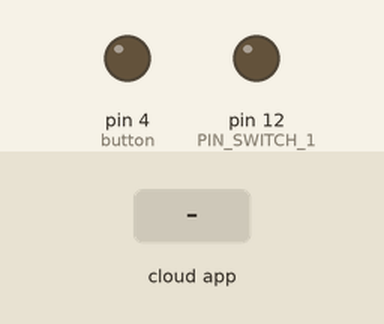
Simulated run of this sketch. Board: Arduino Uno, built with avr-gcc and run on an emulated ATmega328P. Shown: output pins drawn as LEDs (lit = HIGH). The inputs (shaded band) are chosen by the test bench. The RemoteXY app is connected.

Above: at 1.2 s.
1.3 s: the phone or cloud app sets switch_1 to 1
At 1.8 s:
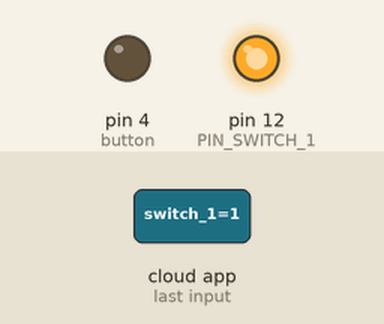
2.8 s: the phone or cloud app sets switch_1 to 0
At 4.2 s:
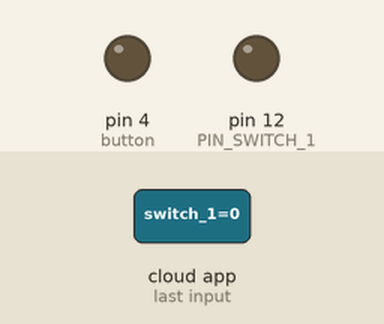
Timing chart, 0 to 5.8 s (numbered marks = the images above; inputs shaded):
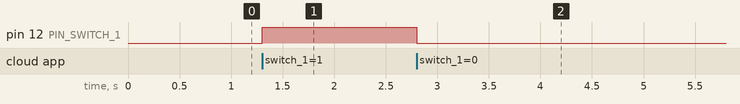

Measured:
- after the input at 1.3 s, pin 12 (PIN_SWITCH_1): LOW → HIGH at once
- after the input at 2.8 s, pin 12 (PIN_SWITCH_1): HIGH → LOW at once

The sketch:

RemoteXY_bluetooth_2.ino
```cpp
// (licence header left out)
//////////////////////////////////////////////
//        RemoteXY include library          //
//////////////////////////////////////////////

// RemoteXY select connection mode and include library
#define REMOTEXY_MODE__SOFTSERIAL
#include <SoftwareSerial.h>

#include <RemoteXY.h>

// RemoteXY connection settings
#define REMOTEXY_SERIAL_RX 2
#define REMOTEXY_SERIAL_TX 3
#define REMOTEXY_SERIAL_SPEED 9600


// RemoteXY configurate
#pragma pack(push, 1)
uint8_t RemoteXY_CONF[] =
  { 255,1,0,2,0,33,0,11,191,1,
  2,1,14,53,37,16,2,26,31,31,
  226,152,176,0,226,152,176,0,65,4,
  20,21,23,23,65,26,49,44,4,4 };

// this structure defines all the variables and events of your control interface
struct {

    // input variables
  uint8_t switch_1; // =1 if switch ON and =0 if OFF

    // output variables
  uint8_t led_1_r; // =0..255 LED Red brightness
  uint8_t led_2_g; // =0..255 LED Green brightness

    // other variable
  uint8_t connect_flag;  // =1 if wire connected, else =0

} RemoteXY;
#pragma pack(pop)

/////////////////////////////////////////////
//           END RemoteXY include          //
/////////////////////////////////////////////

#define PIN_SWITCH_1 12
const int button = 4;
const int input_signal = 5;
bool btOn = false;


void setup()
{
  RemoteXY_Init ();

  pinMode (PIN_SWITCH_1, OUTPUT);
  pinMode(button, OUTPUT);
  pinMode(input_signal, INPUT);

  // TODO you setup code

}

void loop()
{
  RemoteXY_Handler ();

  digitalWrite(PIN_SWITCH_1, (RemoteXY.switch_1==0)?LOW:HIGH);
  if(input_signal == LOW)
    RemoteXY.led_1_r = 0;
  if(input_signal == HIGH)
    RemoteXY.led_1_r = 255;

    if(RemoteXY.switch_1 == 0)
    RemoteXY.led_2_g = 0;
  if(RemoteXY.switch_1 == 1)
    RemoteXY.led_2_g = 255;

  if(digitalRead(button) == HIGH){
    if(btOn == false){
      RemoteXY.switch_1 = 0;
      btOn = true;
    }
    else if(btOn == true){
      RemoteXY.switch_1 = 1;
      btOn = false;
    }
    delay(300);
  }
  // TODO you loop code
  // use the RemoteXY structure for data transfer
  // do not call delay()


}
```
